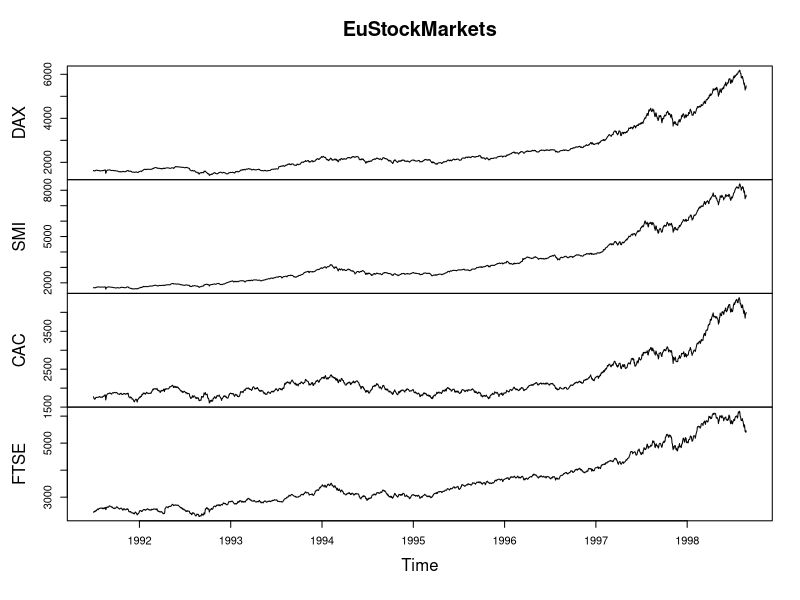
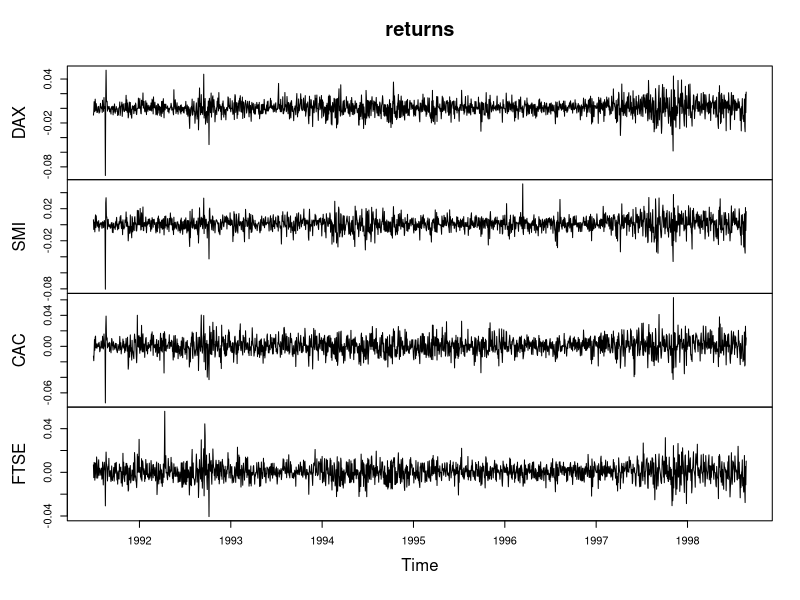
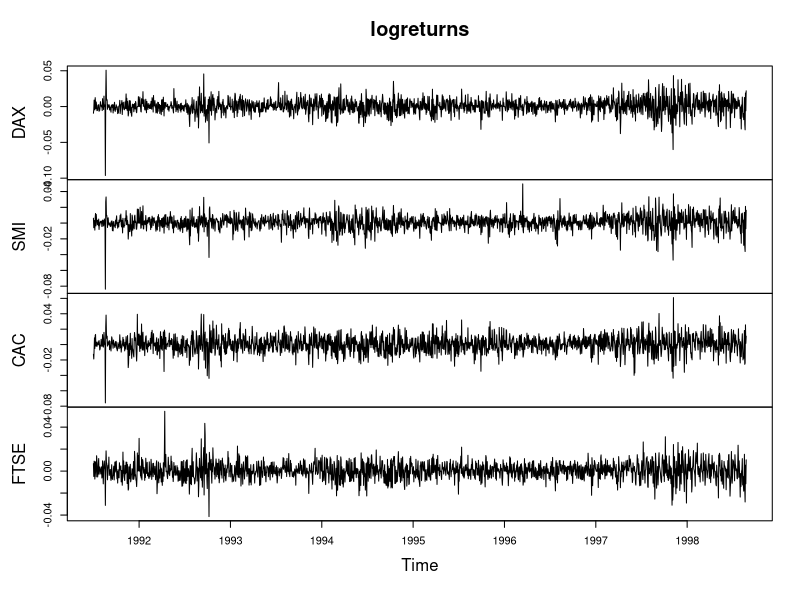
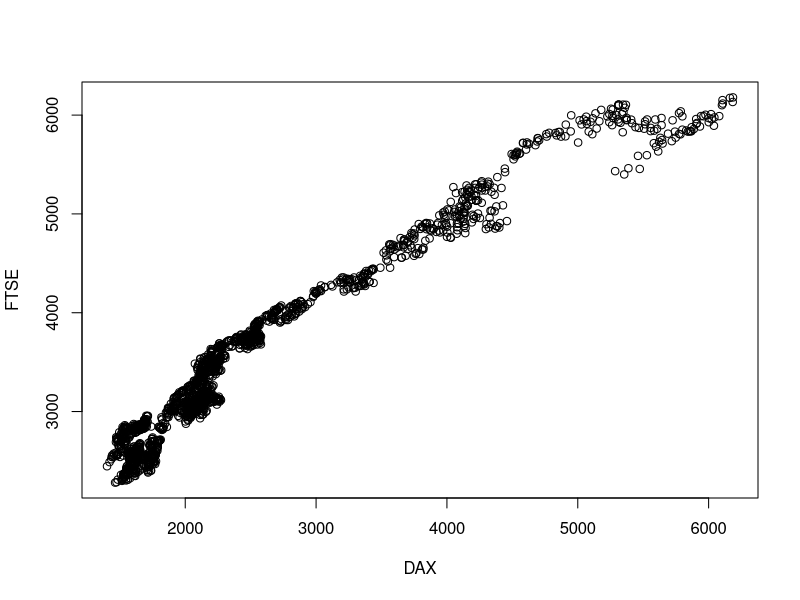
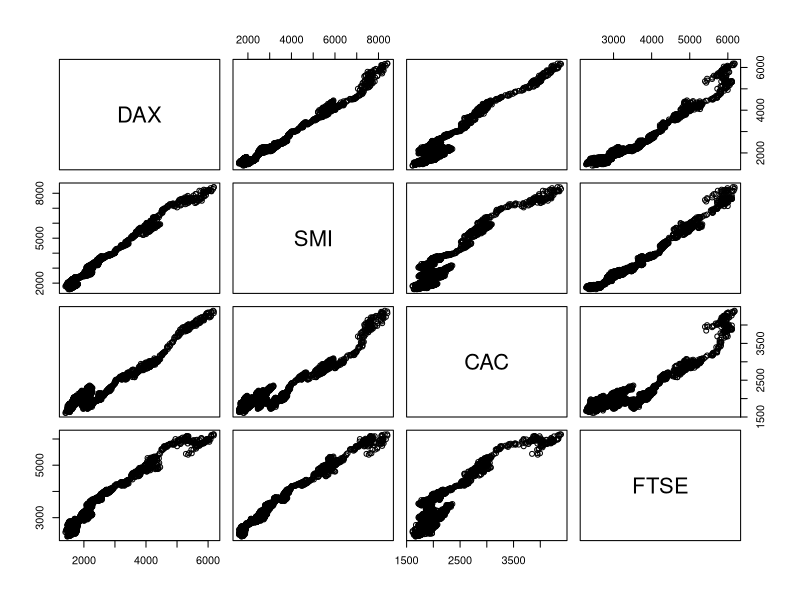
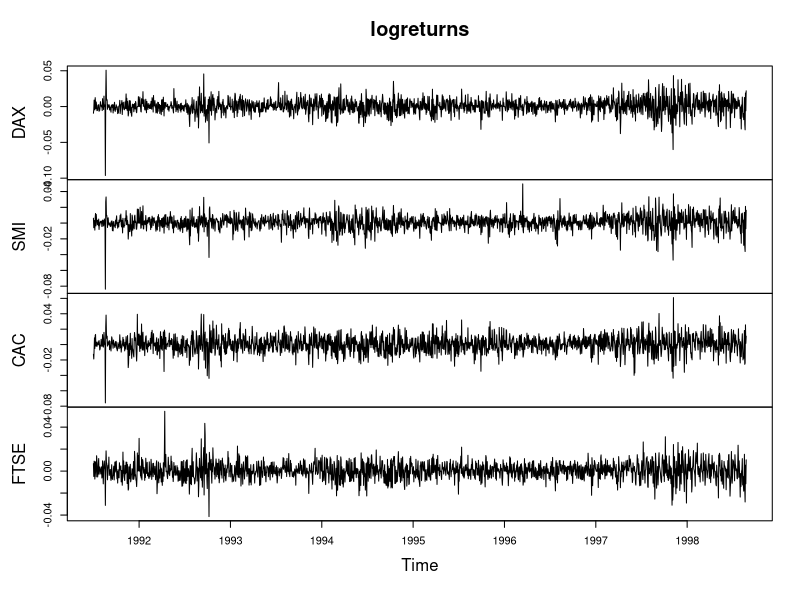
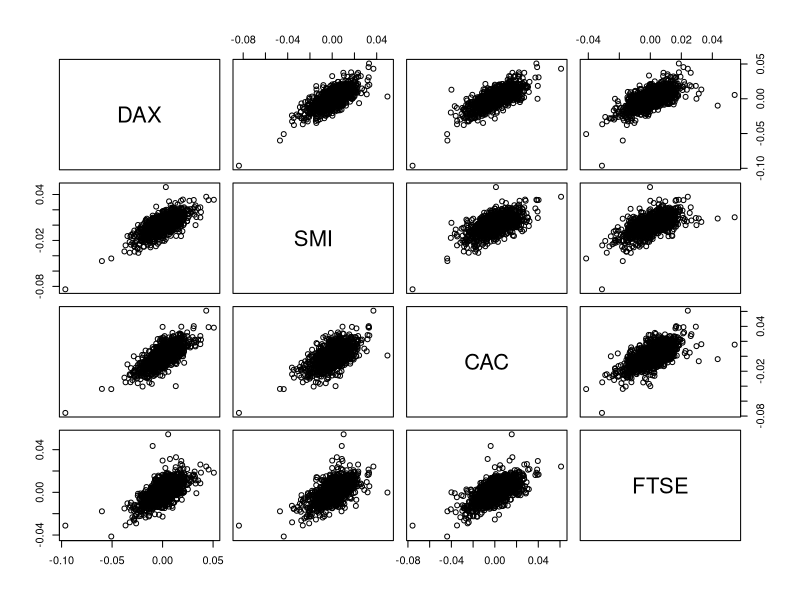

Reproduce these figures in R, in order.
eu_stocks <- EuStockMarkets
# Plot eu_stocks
plot(EuStockMarkets)

# Use this code to convert prices to returns
returns <- eu_stocks[-1,] / eu_stocks[-1860,] - 1

# Convert returns to ts
returns <- ts(returns, start = c(1991, 130), frequency = 260)

# Plot returns
plot(returns)

# Use this code to convert prices to log returns
logreturns <- diff(log(eu_stocks))

# Plot logreturns
plot(logreturns)

DAX <- EuStockMarkets[,"DAX"]
FTSE <- EuStockMarkets[,"FTSE"]

plot(DAX, FTSE)

pairs(eu_stocks)

logreturns <- diff(log(eu_stocks))

plot(logreturns)

pairs(logreturns)









